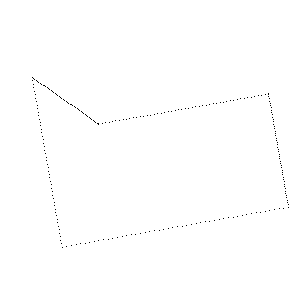
#> input picture cv2_map/evaluation_data/image_1.png, 300 x 300 px, found by its file name
$ python cv2_longside_allign.py
#> lines starting #> are read from the running program, lines starting #| are printed output that depends on the picture; after the words box and inside, x2 and y2 are one past the last pixel; in counts of white or black regions, pixels touching at a corner belong together
import cv2
import numpy as np
from matplotlib import pyplot as plt

def process_image_and_get_contour(path):
    # Reading the image
    img = cv2.imread(path)

    # Converting image into grayscale
    gray = cv2.cvtColor(img, cv2.COLOR_BGR2GRAY)

    # Setting threshold of gray image
    _, threshold = cv2.threshold(gray, 127, 255, cv2.THRESH_BINARY)

    # Compute the distance transform
    contour_threshold = 0.05
    dist_transform = cv2.distanceTransform(threshold, cv2.DIST_L2, 5)
    _, sure_foreground = cv2.threshold(dist_transform, contour_threshold * dist_transform.max(), 255, 0)

    # Find contours
    contours, _ = cv2.findContours(np.uint8(sure_foreground), cv2.RETR_TREE, cv2.CHAIN_APPROX_SIMPLE)

    # Sorting the contours by area in descending order
    sorted_contours = sorted(contours, key=cv2.contourArea, reverse=True)

    # Assuming the second largest contour in the image is the shape of interest
    contour = sorted_contours[1]

    return img, contour

def rotate_image_based_on_contour(img, contour):
    # Get the bounding rectangle
    rect = cv2.minAreaRect(contour)
    box = cv2.boxPoints(rect)

    # Get the longest side of the bounding rectangle
    side_lengths = [np.linalg.norm(box[0] - box[1]), np.linalg.norm(box[1] - box[2])]
    long_side_index = np.argmax(side_lengths)

    # Get the two points of the longest side
    pt1 = box[long_side_index]
    pt2 = box[(long_side_index+1) % 4]

    # Compute the angle based on the longest side
    angle = np.degrees(np.arctan2(pt2[1]-pt1[1], pt2[0]-pt1[0]))

    # Rotate the image
    rotation_matrix = cv2.getRotationMatrix2D(tuple(rect[0]), angle, 1)
    rotated_img = cv2.warpAffine(img, rotation_matrix, (img.shape[1], img.shape[0]))

    return rotated_img

# File paths
path1 = r"C:\Users\eirik\OneDrive - NTNU\Semester 9\Prosjektoppgave\cv2_map\evaluation_data\image_1.png"
path2 = r"C:\Users\eirik\OneDrive - NTNU\Semester 9\Prosjektoppgave\cv2_map\template_data\image_0.png"

# Process images and get contours
img1, contour1 = process_image_and_get_contour(path1)
#> in process_image_and_get_contour, img is the input picture: shape (300, 300, 3); 99.7% white; black in thin lines or dots, all inside (x1, y1, x2, y2) = (32, 77, 289, 248)
#> in process_image_and_get_contour, `dist_transform = cv2.distanceTransform(threshold, cv2.DIST_L2, 5)`:
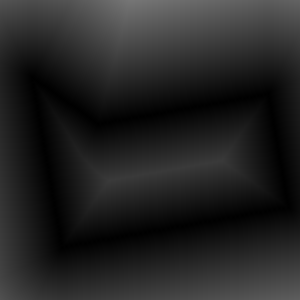
#> dist_transform: shape (300, 300) float32; min 0, max 117.6, mean 36
#> in process_image_and_get_contour, `_, sure_foreground = cv2.threshold(dist_transform, contour_threshold *..`:
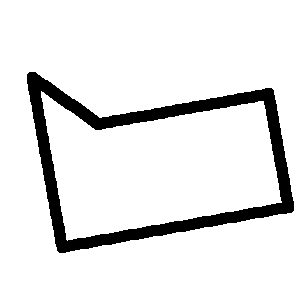
#> sure_foreground: shape (300, 300) float32; 90.2% white; 1 black region
#> in process_image_and_get_contour, `contours, _ = cv2.findContours(np.uint8(sure_foreground), cv2.RETR_TRE..`: contours = 3 contours; box (x1, y1, x2, y2) and area: (0, 0, 300, 300) 89401, (26, 71, 295, 254) 33005, (41, 91, 282, 241) 23462
#> in process_image_and_get_contour, `sorted_contours = sorted(contours, key=cv2.contourArea, reverse=True)`: sorted_contours has the same summary as contours
#> in process_image_and_get_contour, `contour = sorted_contours[1]`: contour = contour of 282 points, box (x1, y1, x2, y2) (26, 71, 295, 254), area 33005
#> contour1 has the same summary as contour in process_image_and_get_contour
img2, contour2 = process_image_and_get_contour(path2)
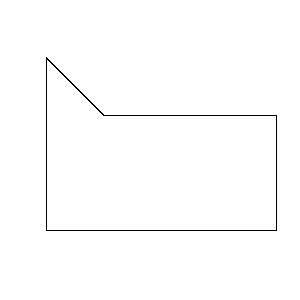
#> input picture cv2_map/template_data/image_0.png, 300 x 300 px, found by its file name
#> in process_image_and_get_contour, img is the input picture: shape (300, 300, 3); 99.1% white; black in thin lines or dots, all inside (x1, y1, x2, y2) = (46, 57, 277, 231)
#> in process_image_and_get_contour (call 2), `dist_transform = cv2.distanceTransform(threshold, cv2.DIST_L2, 5)`:
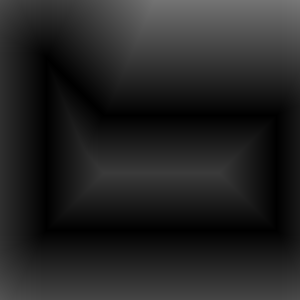
#> dist_transform: shape (300, 300) float32; min 0, max 119.5, mean 35.4
#> in process_image_and_get_contour (call 2), `_, sure_foreground = cv2.threshold(dist_transform, contour_threshold *..`:
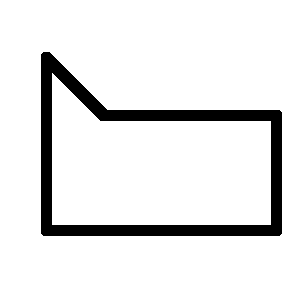
#> sure_foreground: shape (300, 300) float32; 90.5% white; 1 black region
#> in process_image_and_get_contour (call 2), `contours, _ = cv2.findContours(np.uint8(sure_foreground), cv2.RETR_TRE..`: contours = 3 contours; box (x1, y1, x2, y2) and area: (0, 0, 300, 300) 89401, (40, 51, 283, 237) 32920, (52, 73, 271, 225) 23606
#> in process_image_and_get_contour (call 2), `sorted_contours = sorted(contours, key=cv2.contourArea, reverse=True)`: sorted_contours has the same summary as contours
#> in process_image_and_get_contour (call 2), `contour = sorted_contours[1]`: contour = contour of 10 points, box (x1, y1, x2, y2) (40, 51, 283, 237), area 32920
#> contour2 has the same summary as contour in process_image_and_get_contour

# Rotate the images based on their longest side
rotated_img1 = rotate_image_based_on_contour(img1, contour1)
#> in rotate_image_based_on_contour, `rect = cv2.minAreaRect(contour)`: rect = ((159.9, 142.2), (243.9, 185.6), -9.96)
#> in rotate_image_based_on_contour, `box = cv2.boxPoints(rect)`: box = [[55.86, 254.7], [23.76, 71.92], [264, 29.72], [296.1, 212.5]]
#> in rotate_image_based_on_contour, `side_lengths = [np.linalg.norm(box[0] - box[1]), np.linalg.norm(box[1]..`: side_lengths = [185.6, 243.9]
#> in rotate_image_based_on_contour, `long_side_index = np.argmax(side_lengths)`: long_side_index = 1
#> in rotate_image_based_on_contour, `pt1 = box[long_side_index]`: pt1 = [23.76, 71.92]
#> in rotate_image_based_on_contour, `pt2 = box[(long_side_index+1) % 4]`: pt2 = [264, 29.72]
#> in rotate_image_based_on_contour, `angle = np.degrees(np.arctan2(pt2[1]-pt1[1], pt2[0]-pt1[0]))`: angle = -9.96
#> in rotate_image_based_on_contour, `rotation_matrix = cv2.getRotationMatrix2D(tuple(rect[0]), angle, 1)`: rotation_matrix = [[0.985, -0.173, 27.02], [0.173, 0.985, -25.52]]
#> in rotate_image_based_on_contour, `rotated_img = cv2.warpAffine(img, rotation_matrix, (img.shape[1], img...`:
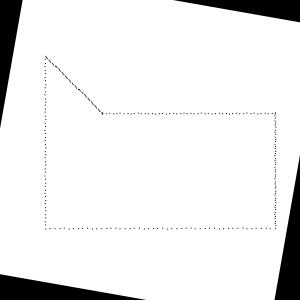
#> rotated_img: shape (300, 300, 3); min 0, max 255, mean 235.6
rotated_img2 = rotate_image_based_on_contour(img2, contour2)
#> in rotate_image_based_on_contour (call 2), `rect = cv2.minAreaRect(contour)`: rect = ((161, 143.5), (185, 242), -90)
#> in rotate_image_based_on_contour (call 2), `box = cv2.boxPoints(rect)`: box = [[282, 236], [40, 236], [40, 51], [282, 51]]
#> in rotate_image_based_on_contour (call 2), `side_lengths = [np.linalg.norm(box[0] - box[1]), np.linalg.norm(box[1]..`: side_lengths = [242, 185]
#> in rotate_image_based_on_contour (call 2), `long_side_index = np.argmax(side_lengths)`: long_side_index = 0
#> in rotate_image_based_on_contour (call 2), `pt1 = box[long_side_index]`: pt1 = [282, 236]
#> in rotate_image_based_on_contour (call 2), `pt2 = box[(long_side_index+1) % 4]`: pt2 = [40, 236]
#> in rotate_image_based_on_contour (call 2), `angle = np.degrees(np.arctan2(pt2[1]-pt1[1], pt2[0]-pt1[0]))`: angle = 180
#> in rotate_image_based_on_contour (call 2), `rotation_matrix = cv2.getRotationMatrix2D(tuple(rect[0]), angle, 1)`: rotation_matrix = [[-1, 1.22e-16, 322], [-1.22e-16, -1, 287]]
#> in rotate_image_based_on_contour (call 2), `rotated_img = cv2.warpAffine(img, rotation_matrix, (img.shape[1], img...`:
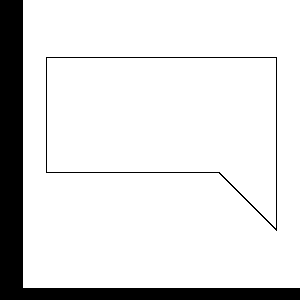
#> rotated_img: shape (300, 300, 3); 87.7% white; 2 black regions, box (x1, y1, x2, y2) and area: (0, 0, 300, 300) 10224, (46, 57, 277, 231) 805

# Plot the images
plt.figure(figsize=(20,10))

plt.subplot(1,2,1)
plt.imshow(cv2.cvtColor(rotated_img1, cv2.COLOR_BGR2RGB))
plt.axis('off')
plt.title('Rotated Evaluation Data')

plt.subplot(1,2,2)
plt.imshow(cv2.cvtColor(rotated_img2, cv2.COLOR_BGR2RGB))
plt.axis('off')
plt.title('Rotated Template Data')

plt.show()
